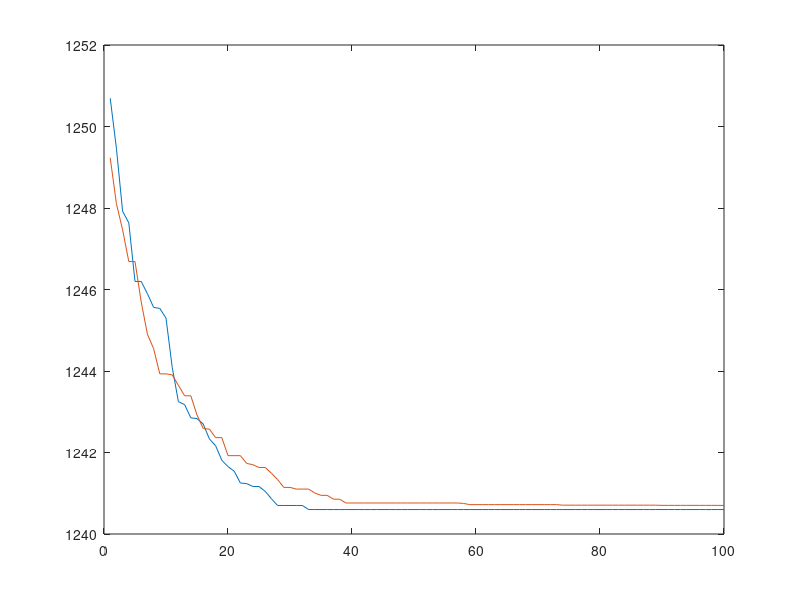

The MATLAB script that drew this image:
  clear all
clc
for cy=1:100
    X(cy)=cy;
end
%cost=-.0996*ones(1,100)+10^3*[ 1.247310000000000   1.246630608284303   1.246630608284303   1.245918269542203   1.245842004455042   1.245189939844042   1.245031984681029 1.244427037482328   1.243487826619801   1.242629425993036   1.242629425993036   1.242313152313687   1.242313152313687   1.241813617546181 1.241813617546181   1.241813617546181   1.241694629385355   1.241694629385355   1.241494441752348   1.241221976859207   1.241221976859207 1.241221976859207   1.241221976859207   1.241221976859207   1.241175571590911   1.241161900949884   1.240993550721876   1.240993550721876 1.240888939513409   1.240888939513409   1.240836926207992   1.240836926207992   1.240836926207992   1.240836926207992   1.240836926207992 1.240836926207992   1.240836926207992   1.240836926207992   1.240836926207992   1.240836926207992   1.240836926207992   1.240836926207992 1.240836926207992   1.240836926207992   1.240836926207992   1.240836926207992   1.240836926207992   1.240836926207992   1.240836926207992 1.240836926207992   1.240836926207992   1.240810609250406   1.240810609250406   1.240808528165794   1.240808528165794   1.240760024952137 1.240760024952137   1.240760024952137   1.240760024952137   1.240760024952137   1.240760024952137   1.240760024952137   1.240760024952137 1.240760024952137   1.240760024952137   1.240760024952137   1.240760024952137   1.240760024952137   1.240760024952137   1.240760024952137 1.240760024952137   1.240760024952137   1.240753987172607   1.240753639535061   1.240753639535061   1.240753639535061   1.240753639535061 1.240753639535061   1.240753639535061   1.240753639535061   1.240753639535061   1.240753639535061   1.240753639535061   1.240753639535061 1.240753639535061   1.240753639535061   1.240753639535061   1.240753639535061   1.240753639535061   1.240753639535061   1.240753639535061 1.240753639535061   1.240753639535061   1.240753639535061   1.240753639535061   1.240753639535061   1.240753639535061   1.240753639535061 1.240753639535061   1.240753639535061];
cost1=3.3828*ones(1,100)+[1247.3100	 1246.0844	 1244.5376	 1244.2518	 1242.8151	 1242.8151	 1242.5144	 1242.1794	 1242.1526	 1241.9152	 1240.7082	 1239.8647	 1239.7920	 1239.4682	 1239.4501	 1239.3160	 1238.9507	 1238.7837	 1238.4275	 1238.2716	 1238.1585	 1237.8675	 1237.8547	 1237.7833	 1237.7833	 1237.6633	 1237.4833 1237.3172	 1237.3172	 1237.3172	 1237.3172	 1237.3172 1237.2172	 1237.2172	 1237.2172	 1237.2172	 1237.2172    1237.2172	 1237.2172	 1237.2172	 1237.2172	 1237.2172	 1237.2172	 1237.2172	 1237.2172	 1237.2172	 1237.2172	 1237.2172	 1237.2172	 1237.2172	 1237.2172	 1237.2172	 1237.2172	 1237.2172	 1237.2172	 1237.2172	 1237.2172	 1237.2172	 1237.2172	 1237.2172	 1237.2172	 1237.2172	 1237.2172	 1237.2172	 1237.2172 1237.2172	 1237.2172	 1237.2172	 1237.2172	 1237.2172  1237.2172	 1237.2172	 1237.2172	 1237.2172	 1237.2172  1237.2172	 1237.2172	 1237.2172	 1237.2172	 1237.2172 1237.2172	 1237.2172	 1237.2172	 1237.2172	 1237.2172 1237.2172	 1237.2172	 1237.2172	 1237.2172	 1237.2172 1237.2172	 1237.2172	 1237.2172	 1237.2172	 1237.2172 1237.2172	 1237.2172	 1237.2172	 1237.2172	 1237.2172 ];	
cost=0.9223*ones(1,100)+[1248.3100	 1247.1849	 1246.5427	 1245.7637	 1245.7637	 1244.7735	 1243.9819	 1243.6262	 1243.0077	 1243.0077	 1242.9836	 1242.7253	 1242.4698	 1242.4698	 1241.9976	 1241.6659	 1241.6510	 1241.4431	 1241.4431	 1241.0006	 1241.0006	 1241.0006	 1240.8101	 1240.7788	 1240.7107	 1240.7107	 1240.5695	 1240.4133	 1240.2214	 1240.2214	 1240.1802	 1240.1802	 1240.1802	 1240.0837	 1240.0263	 1240.0263	 1239.9326	 1239.9326	 1239.8389	 1239.8389	 1239.8389	 1239.8389	 1239.8389	 1239.8389	 1239.8389	 1239.8389	 1239.8389	 1239.8389	 1239.8389	 1239.8389	 1239.8389	 1239.8389	 1239.8389	 1239.8389	 1239.8389	 1239.8389	 1239.8389	 1239.8278	 1239.7983	 1239.7983	 1239.7983	 1239.7983	 1239.7983	 1239.7983	 1239.7983	 1239.7983	 1239.7983	 1239.7983	 1239.7983	 1239.7983	 1239.7983	 1239.7983	 1239.7983	 1239.7854	 1239.7854	 1239.7854	 1239.7854	 1239.7854	 1239.7854	 1239.7854	 1239.7854	 1239.7854	 1239.7854	 1239.7854	 1239.7854	 1239.7854	 1239.7854	 1239.7854	 1239.7854	 1239.7806	 1239.7806	 1239.7806	 1239.7806	 1239.7806	 1239.7806	 1239.7806	 1239.7806	 1239.7806	 1239.7806	 1239.7777 ];	


plot(X,cost1);
hold on
plot(X,cost);
